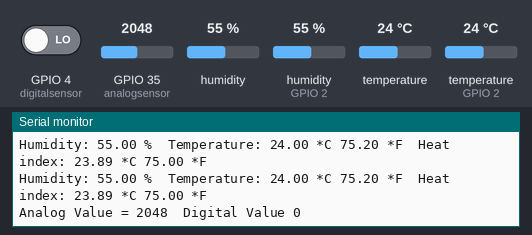
This sketch was run on a simulated ESP32. On the bench: the last lines printed to the serial monitor. Inputs (shaded band) come from the test bench; at power-on: humidity 55 %, humidity (sensor on GPIO 2) 55 %, GPIO 35 (analogsensor) = 2048, GPIO 4 (digitalsensor) LOW, temperature 24 °C, temperature (sensor on GPIO 2) 24 °C.

Above: at 5.0 s.
5.1 s: humidity (sensor 0) set to 22 %
At 7.2 s:
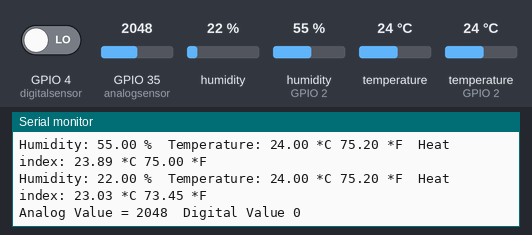
8.3 s: humidity (sensor on GPIO 2) set to 40 %
At 9.6 s:
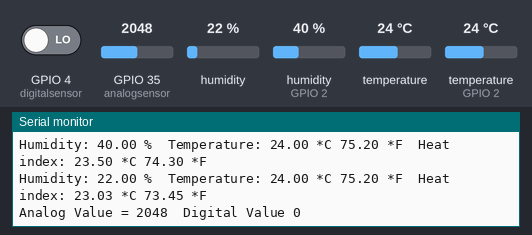
11.5 s: GPIO 35 (analogsensor) set to 2866
At 14.3 s:
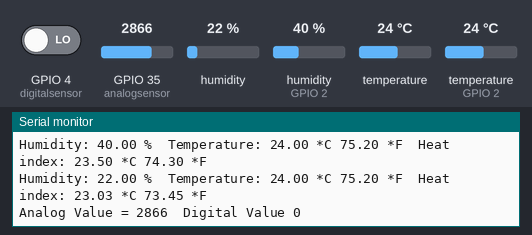
14.7 s: GPIO 4 (digitalsensor) driven HIGH
At 16.6 s:
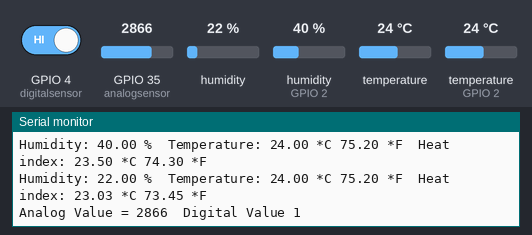
17.9 s: temperature (sensor 0) set to 12 °C
At 20.1 s:
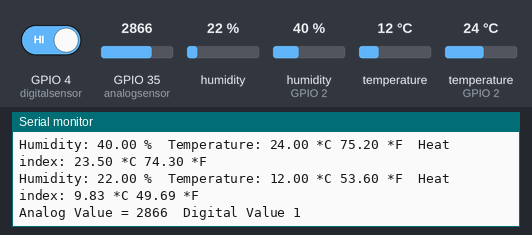
21.1 s: temperature (sensor on GPIO 2) set to 12 °C
At 22.4 s:
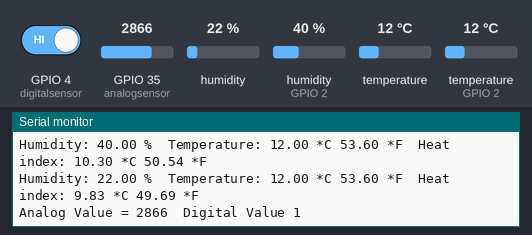
Timing chart, 0 to 24.1 s (numbered marks = the images above; inputs shaded):
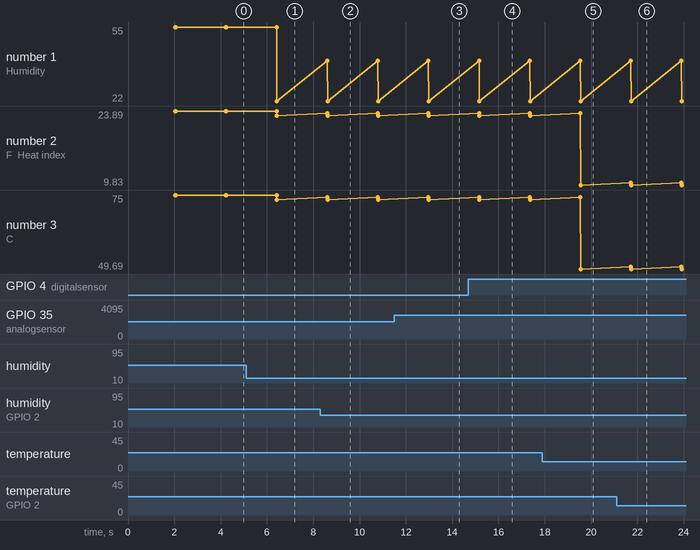

The sketch:

Final.ino
```cpp
// temperature
#include "DHT.h"
// variables
#define DHTPIN1 2
#define DHTPIN2 0
#define DHTTYPE DHT11
DHT dht1(DHTPIN1, DHTTYPE);
DHT dht2(DHTPIN2, DHTTYPE);
// gas
int digitalsensor = 4;
int analogsensor = 35;

void setup() {
  pinMode(digitalsensor, INPUT);
  Serial.begin(9600);

  dht1.begin();
  dht2.begin();

}

void loop() {
  // Temperature
  delay(2000);
  float h1 = dht1.readHumidity();
  float t1 = dht1.readTemperature();
  float f1 = dht1.readTemperature(true);
  float h2 = dht2.readHumidity();
  float t2 = dht2.readTemperature();
  float f2 = dht2.readTemperature(true);

  if (isnan(h1) || isnan(t1) || isnan(f1)) {
    Serial.println("Failed to read from DHT sensor!");
    return;
  }
  float hif1 = dht1.computeHeatIndex(f1, h1);
  float hic1 = dht1.computeHeatIndex(t1, h1, false);

  if (isnan(h2) || isnan(t2) || isnan(f2)) {
    Serial.println("Failed to read from DHT sensor!");
    return;
  }
  float hif2 = dht2.computeHeatIndex(f2, h2);
  float hic2 = dht2.computeHeatIndex(t2, h2, false);

  Serial.print("Humidity: ");
  Serial.print(h1);
  Serial.print(" %\t");
  Serial.print("Temperature: ");
  Serial.print(t1);
  Serial.print(" *C ");
  Serial.print(f1);
  Serial.print(" *F\t");
  Serial.print("Heat index: ");
  Serial.print(hic1);
  Serial.print(" *C ");
  Serial.print(hif1);
  Serial.println(" *F");

  Serial.print("Humidity: ");
  Serial.print(h2);
  Serial.print(" %\t");
  Serial.print("Temperature: ");
  Serial.print(t2);
  Serial.print(" *C ");
  Serial.print(f2);
  Serial.print(" *F\t");
  Serial.print("Heat index: ");
  Serial.print(hic2);
  Serial.print(" *C ");
  Serial.print(hif2);
  Serial.println(" *F");

  int digital = digitalRead(digitalsensor);
  int analog = analogRead(analogsensor);

  Serial.print("Analog Value = ");
  Serial.print(analog);
  Serial.print("\t");
  Serial.print("Digital Value ");
  Serial.print(digital);
  Serial.println("\n");

}
```

Measured:
- after the input at 5.1 s, the serial monitor: prints a new line after 1.3 s (image 1)
- after the input at 8.3 s, the serial monitor: prints a new line after 0.30 s (image 2)
- after the input at 11.5 s, the serial monitor: prints a new line after 1.6 s (image 3)
- after the input at 14.7 s, the serial monitor: prints a new line after 0.56 s (image 4)
- after the input at 17.9 s, the serial monitor: prints a new line after 1.7 s (image 5)
- after the input at 21.1 s, the serial monitor: prints a new line after 0.62 s (image 6)
- plotted number 1: 55 → 22 after the input at 5.1 s
- plotted number 2: 23.89 → 23.03 after the input at 5.1 s, 23.03 → 9.83 after the input at 17.9 s
